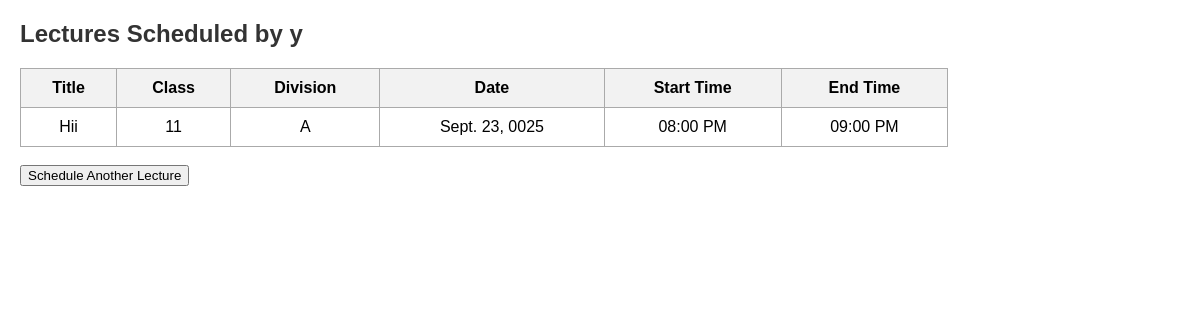
Before: /teacher/1/lectures/ with the older database file.
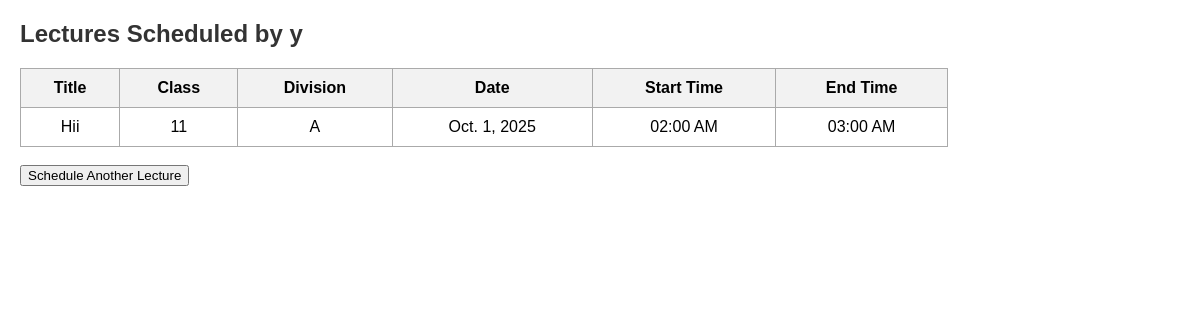
After: the same page with the newer database file.
### teachers/models.py (models this page shows, shortened)
class Lecture(models.Model):
    teacher = models.ForeignKey("Teacher", on_delete=models.CASCADE, related_name="lectures")
    title = models.CharField(max_length=200)
    class_name = models.CharField(max_length=50)
    division = models.CharField(max_length=10)
    date = models.DateField()
    start_time = models.TimeField()
    end_time = models.TimeField()
    duration = models.DurationField(editable=False)  # auto-calculated

### teachers/views.py (the view)
# urls.py: path("teacher/<int:teacher_id>/lectures/", views.teacher_lectures, name="teacher_lectures"),
def teacher_lectures(request, teacher_id):
    teacher = get_object_or_404(Teacher, id=teacher_id)
    lectures = Lecture.objects.filter(teacher=teacher).order_by("date", "start_time")
    return render(request, "teachers/teacher_lectures.html", {
        "teacher": teacher,
        "lectures": lectures
    })

### teachers/templates/teachers/teacher_lectures.html (shortened to what this page needs)
<!DOCTYPE html>
<html>
<head>
</head>
<body>
    <h2>Lectures Scheduled by {{ teacher.name }}</h2>
    {% if lectures %}
        <table>
            <tr>
                <th>Title</th>
                <th>Class</th>
                <th>Division</th>
                <th>Date</th>
                <th>Start Time</th>
                <th>End Time</th>
            </tr>
            {% for lecture in lectures %}
            <tr>
                <td>{{ lecture.title }}</td>
                <td>{{ lecture.class_name }}</td>
                <td>{{ lecture.division }}</td>
                <td>{{ lecture.date }}</td>
                <td>{{ lecture.start_time|time:"h:i A" }}</td>
                <td>{{ lecture.end_time|time:"h:i A" }}</td>
              </tr>
            {% endfor %}
        </table>
    {% else %}
        <p class="no-lectures">No lectures scheduled yet.</p>
    {% endif %}
    <br>
    <a href="{% url 'schedule_lecture' teacher.id %}">
        <button type="button">Schedule Another Lecture</button>
    </a>
</body>
</html>

Changed rows visible on the page:
changed Lecture "Hii": date "Sept. 23, 0025" → "Oct. 1, 2025"; start_time "08:00 PM" → "02:00 AM"; end_time "09:00 PM" → "03:00 AM"
